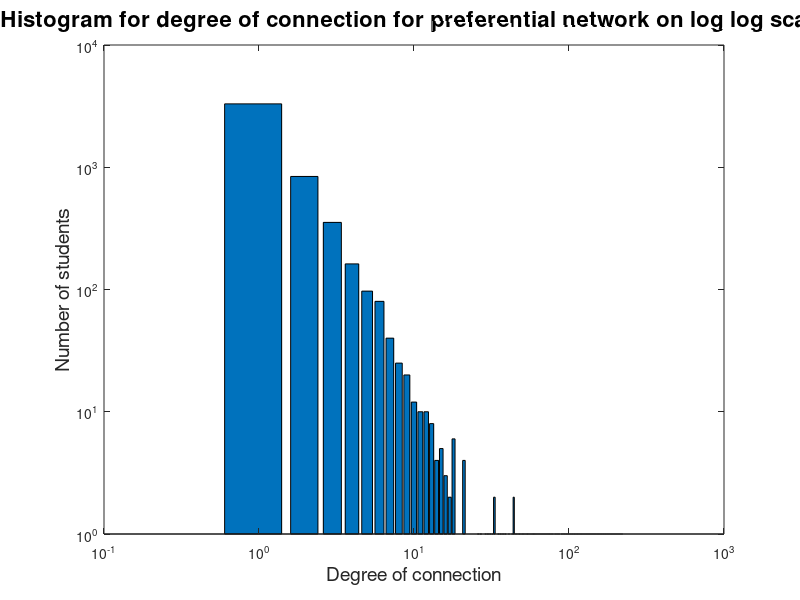
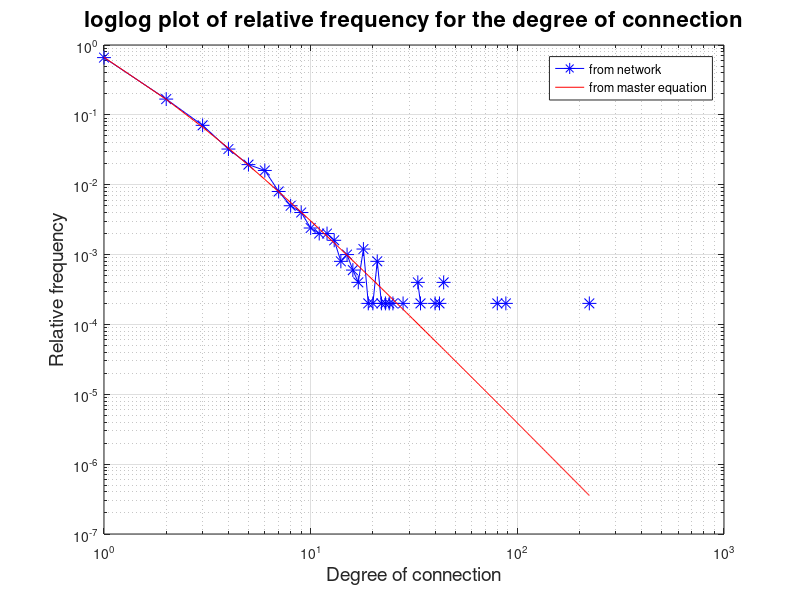

Here is the MATLAB script that generated these plots, in order:
clear

load('Q3_3network')

%degree_nw the degree of the connect
max_degree = max(degree_nw);
h = 0;
ii = 0;
hr(1) = 1;


while h < max_degree
    ii = ii + 1;
    h = 2^ii;
    hr = [hr h]; %for our histogram
end

c = 4;
for ii = 1:1:length(hrange)
    pk1(ii) = c/(ii * (ii+1) * (ii+2));
end

for ii = 1:1:length(hr)
    pk2(ii) = c/(hr(ii) * (hr(ii)+1) * (hr(ii)+2));
end

phis = hist(degree_nw,hr);

figure1 = figure('position', [0, 0, 700, 500]);

bar(histu)

set(gca, 'XScale', 'log')
set(gca, 'YScale', 'log')

xlabel('Degree of connection','FontSize',14)
ylabel('Number of students','FontSize',14)

title({'Histogram for degree of connection for preferential network on log log scale'}, 'FontSize', 16)
saveas(figure1,'p_nw2.png');




figure2 = figure('position', [0, 0, 700, 500]);
loglog(hrange,histu/n,'b*-','markersize',10);
grid on
hold on
loglog(hrange,pk1,'r')
xlabel('Degree of connection','FontSize',14)
ylabel('Relative frequency','FontSize',14)
legend('from network','from master equation')

title({'loglog plot of relative frequency for the degree of connection'}, 'FontSize', 16)
saveas(figure2,'p_nw34.png');
